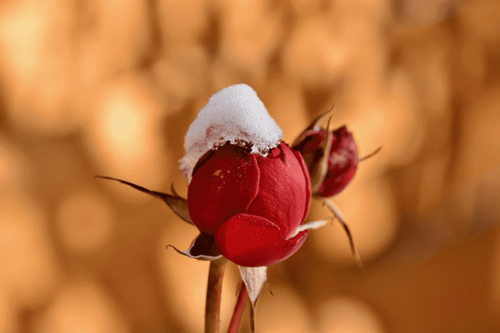
#> input picture img/flor.png, 500 x 333 px
$ python function_crop.py
#> lines starting #> are read from the running program, lines starting #| are printed output that depends on the picture
import cv2
import numpy as np

img = cv2.imread("img/flor.png",cv2.IMREAD_GRAYSCALE)
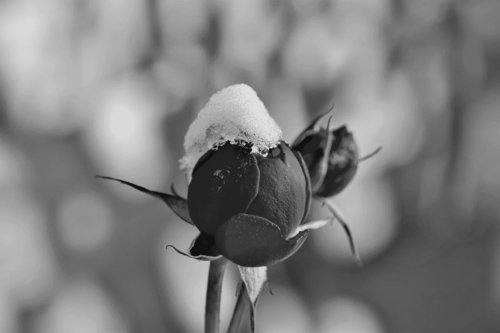
#> img: shape (333, 500); min 12, max 226, mean 126.1
cv2.imshow("origin flor", img)
print(img.shape) #show dimension
#| (333, 500)
img_crop = img[50:180, 30:400]
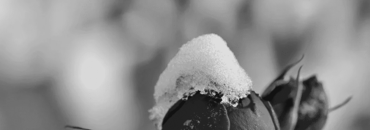
#> img_crop: shape (130, 370); min 12, max 226, mean 142.8

cv2.imshow("Image",img_crop)
cv2.waitKey(0)
cv2.destroyAllWindows

$ run again, with img/face.jpg saved as img/flor.png
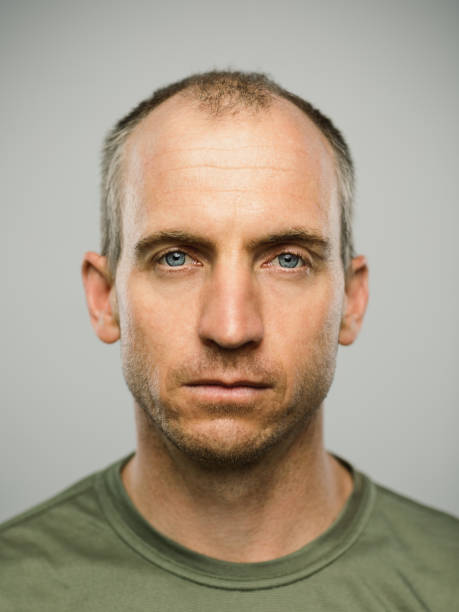
#> input picture img/face.jpg, 459 x 612 px
#> `img = cv2.imread("img/flor.png",cv2.IMREAD_GRAYSCALE)`:
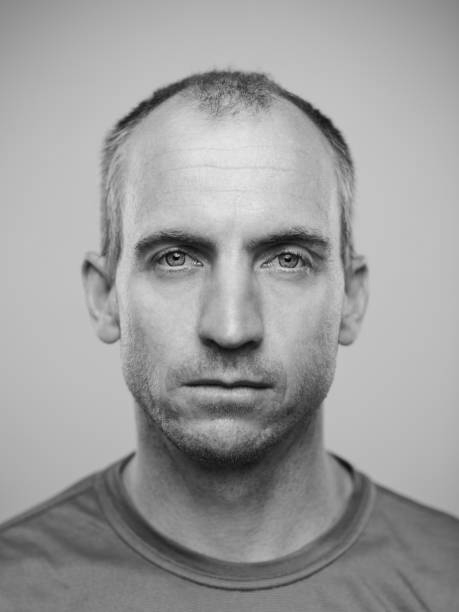
#> img: shape (612, 459); min 0, max 231, mean 157.2
#| (612, 459)
#> `img_crop = img[50:180, 30:400]`:
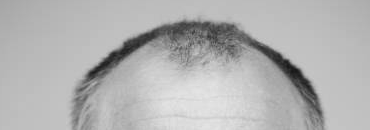
#> img_crop: shape (130, 370); min 23, max 231, mean 178
